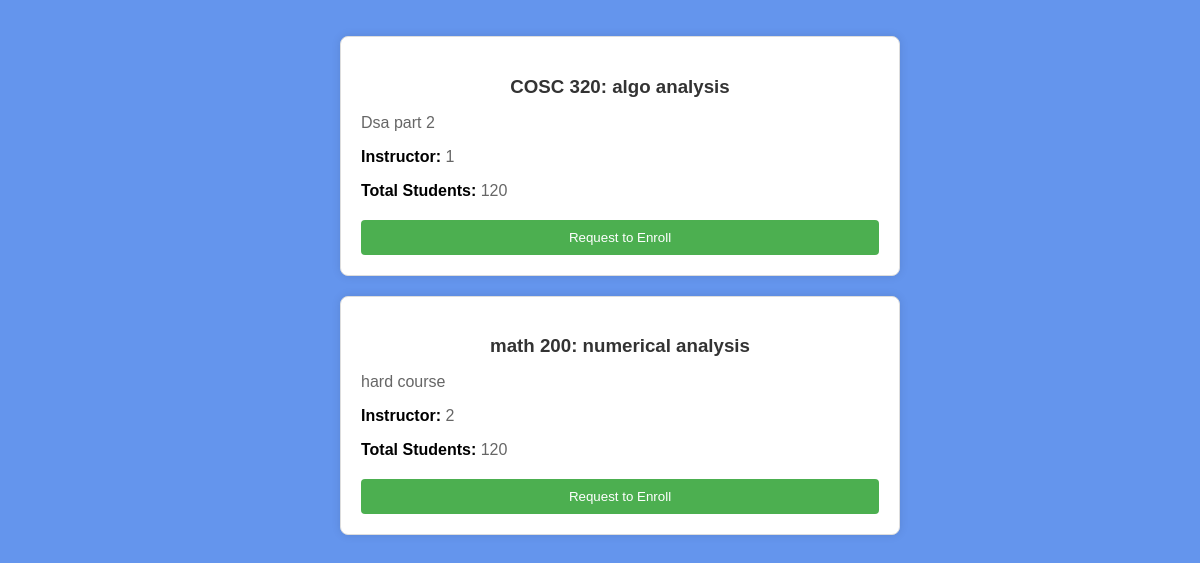
Before: /enroll-courses with the older database file.
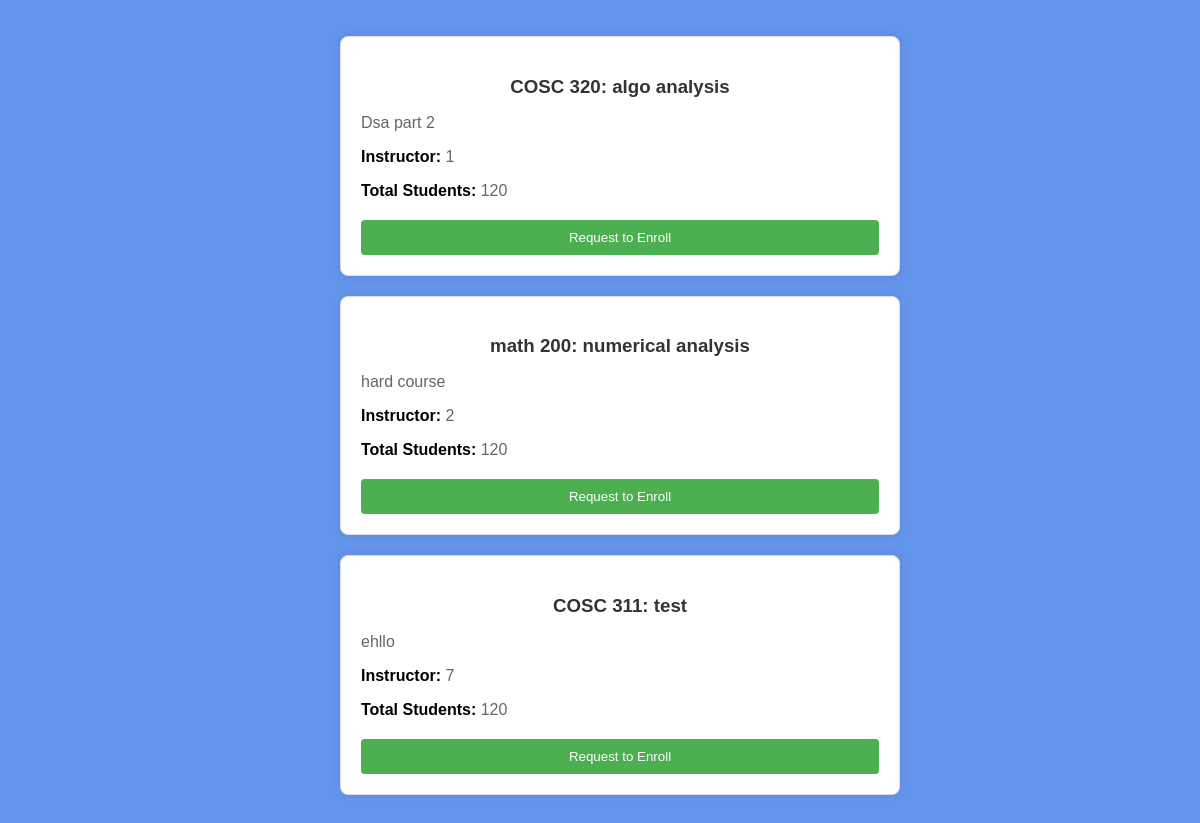
After: the same page with the newer database file.
### website/models.py (models this page shows)
class Course(db.Model):
    __tablename__ = 'courses'
    id = db.Column(db.Integer, primary_key=True)
    course_code = db.Column(db.Integer(), unique = True)
    course_name = db.Column(db.String(150))
    course_limit = db.Column(db.Integer)
    course_desc = db.Column(db.String(1000))
    teacher_id = db.Column(db.Integer, db.ForeignKey('users.id'))

### website/views.py (the view)
@views.route('/enroll-courses')
def display_courses():
    courses = Course.query.all()
    return render_template('enrollCourse.html', user=current_user, courses=courses)

### website/templates/EnrollCourse.html (shortened to what this page needs)
<!DOCTYPE html>
<html lang="en">
<head>
  <link rel="stylesheet" href="../static/css/enrollCourse.css">
</head>
<body>
  <div class="courseList">
    <ul>
      {% for course in courses %}
      <li>
        <div class="course">
          <h3>{{ course.course_code }}: {{ course.course_name }}</h3>
          <p>{{ course.course_desc }}</p>
          <p><strong>Instructor: </strong>{{ course.teacher_id }}</p>
          <p><strong>Total Students: </strong>{{ course.course_limit }}</p>
          <form method="POST" action="{{ url_for('views.createRequest') }}">
            <input type="submit" class="enrollButton" value="Request to Enroll">
          </form>
        </div>
      </li>
      {% endfor %}
    </ul>
  </div>
</body>
</html>

### website/static/css/EnrollCourse.css (style rules this page uses)
body { font-family: 'Arial', sans-serif; margin: 0; padding: 0; background-color: #6495ED; }
.courseList { width: 100%; max-width: 600px; margin: auto; padding: 20px; }
ul { list-style-type: none; }
.course { background: #ffffff; border: 1px solid #ddd; padding: 20px; border-radius: 8px; box-shadow: 0 0 10px rgba(0, 0, 0, 0.1); margin-bottom: 20px; }
.course h3 { color: #333; text-align: center; margin-bottom: 15px; }
.course p { color: #666; margin-bottom: 10px; }
.course p strong { color: #000; }
.enrollButton { background-color: #4CAF50; color: white; width: 100%; text-align: center; border: none; padding: 10px 15px; border-radius: 4px; cursor: pointer; display: block; margin-top: 20px; }

Changed rows visible on the page:
added Course: course_code "COSC 311", course_name "test", course_desc "ehllo", teacher_id "7", course_limit "120"
